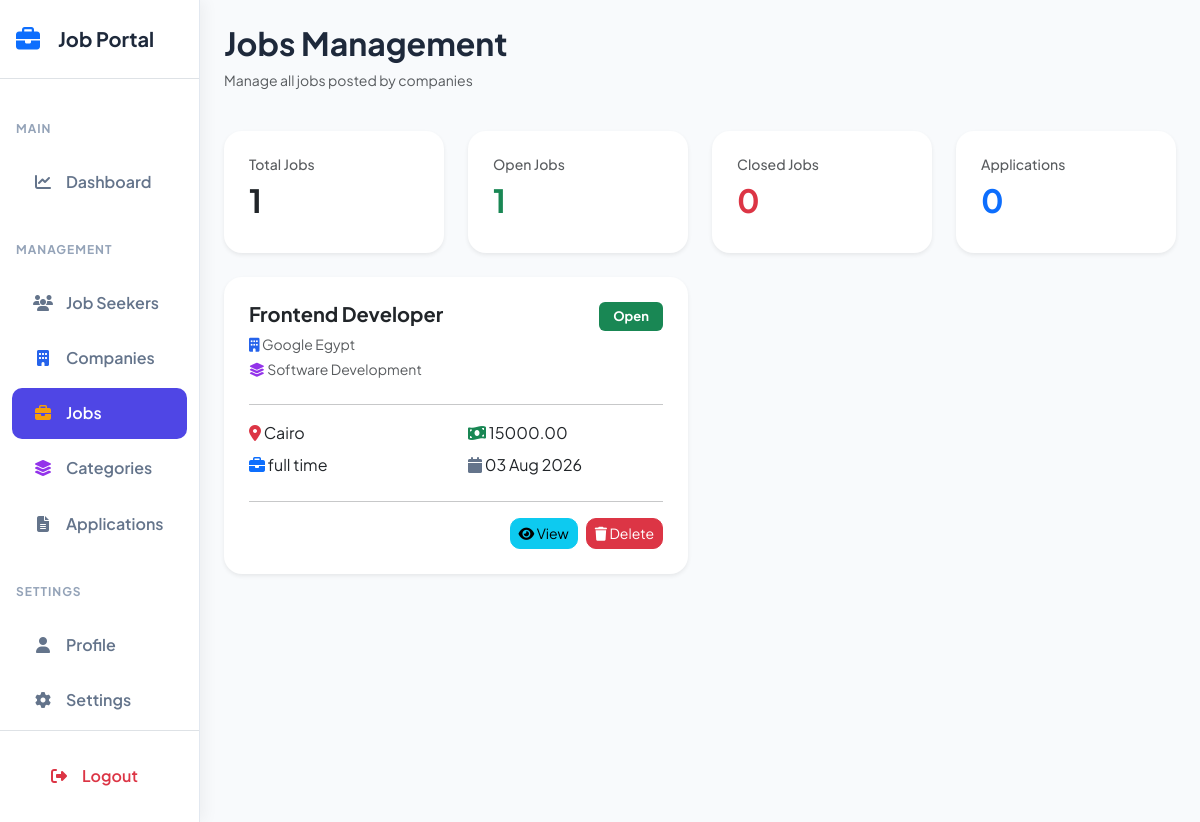
The app's page /admin/jobs.php with its own data.
### tables this page shows
CREATE TABLE `jobs` (
  `id` int(11) NOT NULL,
  `company_id` int(11) NOT NULL,
  `category_id` int(11) NOT NULL,
  `title` varchar(150) NOT NULL,
  `description` text NOT NULL,
  `requirements` text DEFAULT NULL,
  `salary` decimal(10,2) DEFAULT NULL,
  `location` varchar(100) NOT NULL,
  `job_type` enum('full time','part time','remote,internship') NOT NULL,
  `experience` varchar(50) DEFAULT NULL,
  `deadline` date DEFAULT NULL,
  `status` enum('open','closed') NOT NULL DEFAULT 'open',
  `created_at` timestamp NOT NULL DEFAULT current_timestamp()
);

CREATE TABLE `companies` (
  `id` int(11) NOT NULL,
  `user_id` int(11) NOT NULL,
  `company_name` varchar(100) NOT NULL,
  `description` text DEFAULT NULL,
  `website` varchar(255) DEFAULT NULL,
  `location` varchar(100) DEFAULT NULL,
  `logo` varchar(255) DEFAULT NULL,
  `created_at` timestamp NOT NULL DEFAULT current_timestamp()
);

CREATE TABLE `categories` (
  `id` int(11) NOT NULL,
  `category_name` varchar(100) NOT NULL,
  `created_at` timestamp NOT NULL DEFAULT current_timestamp()
);

### admin/jobs.php (the view, shortened to what this page needs)
<?php
include "../includes/db.php";
$total_jobs = mysqli_fetch_assoc(mysqli_query($conn,
"SELECT COUNT(*) AS total FROM jobs"));
$open_jobs = mysqli_fetch_assoc(mysqli_query($conn,
"SELECT COUNT(*) AS total FROM jobs WHERE status='open'"));
$closed_jobs = mysqli_fetch_assoc(mysqli_query($conn,
"SELECT COUNT(*) AS total FROM jobs WHERE status='closed'"));
$total_applications = mysqli_fetch_assoc(mysqli_query($conn,
"SELECT COUNT(*) AS total FROM application"));
$query = "
SELECT jobs.*,
companies.company_name,
categories.category_name
FROM jobs
LEFT JOIN companies
ON jobs.company_id = companies.id
LEFT JOIN categories
ON jobs.category_id = categories.id
ORDER BY jobs.id DESC
";
$result = mysqli_query($conn,$query);
?>
<!DOCTYPE html>
<html lang="en">
<head>
<link href="https://cdn.jsdelivr.net/npm/bootstrap@5.3.0/dist/css/bootstrap.min.css"
rel="stylesheet">
<link rel="stylesheet"
href="https://cdnjs.cloudflare.com/ajax/libs/font-awesome/6.4.0/css/all.min.css">
<link rel="stylesheet"
href="../assets/css/users.css?v=<?php echo time();?>">
</head>
<body>
<div class="container-fluid p-0">
<div class="row g-0">
<?php include 'sidebar.php'; ?>
<div class="col-md-10 p-4">
<div class="d-flex justify-content-between align-items-center mb-4">
<div>
<h2 class="fw-bold">
Jobs Management
</h2>
<p class="text-muted">
Manage all jobs posted by companies
</p>
</div>
</div>
<div class="row mb-4">
<div class="col-md-3">
<div class="card shadow-sm border-0">
<div class="card-body">
<h6 class="text-muted">
Total Jobs
</h6>
<h2>
<?= $total_jobs['total']; ?>
</h2>
</div>
</div>
</div>
<div class="col-md-3">
<div class="card shadow-sm border-0">
<div class="card-body">
<h6 class="text-muted">
Open Jobs
</h6>
<h2 class="text-success">
<?= $open_jobs['total']; ?>
</h2>
</div>
</div>
</div>
<div class="col-md-3">
<div class="card shadow-sm border-0">
<div class="card-body">
<h6 class="text-muted">
Closed Jobs
</h6>
<h2 class="text-danger">
<?= $closed_jobs['total']; ?>
</h2>
</div>
</div>
</div>
<div class="col-md-3">
<div class="card shadow-sm border-0">
<div class="card-body">
<h6 class="text-muted">
Applications
</h6>
<h2 class="text-primary">
<?= $total_applications['total']; ?>
</h2>
</div>
</div>
</div>
</div>
<div class="row">
<?php
if(mysqli_num_rows($result)>0){
while($job=mysqli_fetch_assoc($result)){
?>
<div class="col-lg-6 mb-4">
<div class="card shadow-sm border-0 h-100">
<div class="card-body">
<div class="d-flex justify-content-between">
<div>
<h5 class="fw-bold">
<?= htmlspecialchars($job['title']); ?>
</h5>
<p class="text-muted mb-1">
<i class="fas fa-building"></i>
<?= htmlspecialchars($job['company_name']); ?>
</p>
<p class="text-muted">
<i class="fas fa-layer-group"></i>
<?= htmlspecialchars($job['category_name']); ?>
</p>
</div>
<div>
<?php
if($job['status']=="open"){
?>
<span class="badge bg-success">
Open
</span>
<?php
}else{
?>
<span class="badge bg-danger">
Closed
</span>
<?php } ?>
</div>
</div>
<hr>
<div class="row">
<div class="col-6">
<p>
<i class="fas fa-map-marker-alt text-danger"></i>
<?= htmlspecialchars($job['location']); ?>
</p>
</div>
<div class="col-6">
<p>
<i class="fas fa-money-bill-wave text-success"></i>
<?= htmlspecialchars($job['salary']); ?>
</p>
</div>
<div class="col-6">
<p>
<i class="fas fa-briefcase text-primary"></i>
<?= htmlspecialchars($job['job_type']); ?>
</p>
</div>
<div class="col-6">
<p>
<i class="fas fa-calendar"></i>
<?= date("d M Y",strtotime($job['created_at'])); ?>
</p>
</div>
</div>
<hr>
<div class="d-flex justify-content-end gap-2">
<a href="#"
class="btn btn-info btn-sm">
<i class="fas fa-eye"></i>
View
</a>
<a href="jobs.php?delete=<?= $job['id'];?>"
class="btn btn-danger btn-sm"
onclick="return confirm('Delete this Job?')">
<i class="fas fa-trash"></i>
Delete
</a>
</div>
</div>
</div>
</div>
<?php
}
}
?>
</div>
</div>
</div>
</div>
</body>
</html>

### assets/css/users.css (style rules this page uses)
body { font-family: 'Plus Jakarta Sans', sans-serif; background-color: #f8fafc; color: #1e293b; margin: 0; }

### admin/jobs.php (style rules this page uses)
.card { border-radius:18px; }
.badge { font-size:13px; padding:8px 14px; }
.btn { border-radius:10px; }
h2 { font-weight:700; }
.text-muted { font-size:14px; }
.card-body p { margin-bottom:8px; }
.fa-building { color:#2563eb; }
.fa-layer-group { color:#9333ea; }
.fa-map-marker-alt { color:#dc2626; }
.fa-money-bill-wave { color:#16a34a; }
.fa-briefcase { color:#f59e0b; }
.fa-calendar { color:#64748b; }
.card-body { padding:25px; }

### records on screen
jobs: title "Frontend Developer", company.company_name "Google Egypt", category.category_name "Software Development", status "Open", location "Cairo", salary "15000.00", job_type "full time", created_at "03 Aug 2026"

### other values on screen
$total_jobs['total'] "1"
$open_jobs['total'] "1"
$closed_jobs['total'] "0"
$total_applications['total'] "0"
